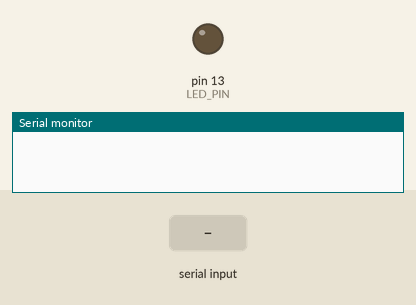
Recording of a sketch running on a simulated Arduino Uno, built with avr-gcc and run on an emulated ATmega328P. Shown: output pins drawn as LEDs (lit = HIGH), the last lines printed to the serial monitor. Inputs (shaded band) come from the test bench.

Above: at 1.2 s.
1.3 s: "TOGGLE\n" received over Serial
At 2.5 s:
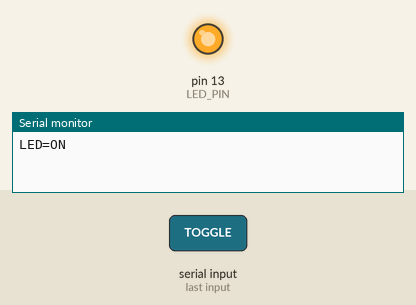
2.8 s: "TEMP\n" received over Serial
4.3 s: "1\n" received over Serial
Timing chart, 0 to 7.3 s (numbered marks = the images above; inputs shaded):
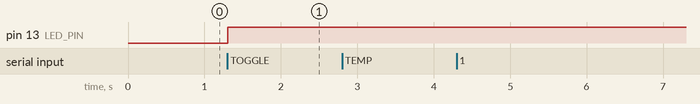

Measured:
- after the input at 1.3 s, pin 13 (LED_PIN): LOW → HIGH at once

The sketch:

blink_test.ino
```cpp
#define LED_PIN 13
int ledState = LOW;

void setup() {
  Serial.begin(9600);
  pinMode(LED_PIN, OUTPUT);
  digitalWrite(LED_PIN, ledState);
}

void loop() {
  if (Serial.available()) {
    String cmd = Serial.readStringUntil('\n');
    cmd.trim();

    if (cmd == "TOGGLE") {
      ledState = !ledState;
      digitalWrite(LED_PIN, ledState);
      Serial.println(String("LED=") + (ledState ? "ON" : "OFF"));
    } else if (cmd == "TEMP") {
      float temp = 45.0;
      Serial.println(String("TEMP=") + temp);
    } else {
      Serial.println("ERR=UNKNOWN_CMD");
    }
  }
}
```
